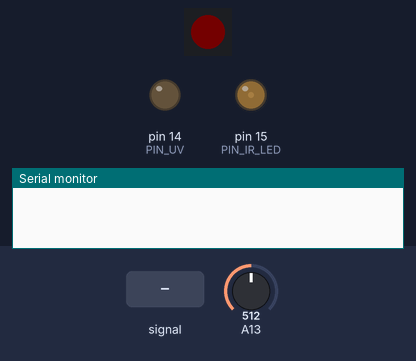
Bench run of a sketch on a simulated Arduino Mega 2560, built with avr-gcc and run on an emulated ATmega2560. Shown: 1 RGB LEDs in strip order, left to right, output pins drawn as LEDs (lit = HIGH), the last lines printed to the serial monitor. The test bench sets the inputs (shaded band); at power-on: A13 = 512. Dim RGB values are drawn brighter than linear.

Above: at 1.2 s.
1.3 s: A13 fed a 1000 Hz sine of ±255 counts around its level
At 4.12 s:
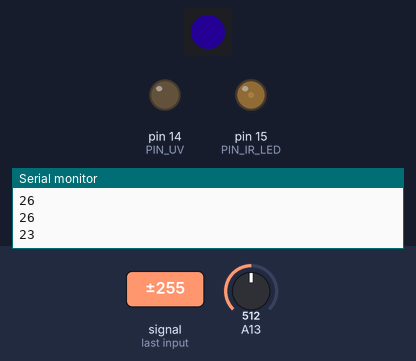
4.3 s: A13 set to 716
Timing chart, 0 to 13.3 s (numbered marks = the images above; inputs shaded):
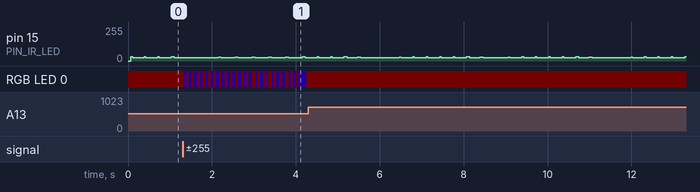

The sketch:

IR_test.ino
```cpp
//Valkor 2026-6-14

#include <Adafruit_NeoPixel.h>
Adafruit_NeoPixel strip(1, 25, NEO_GRB + NEO_KHZ800);

#define PIN_IR_LED      15
#define PIN_IR_SENSE    29
#define PIN_UV          14
#define IR_SAMPLES      10

const int threshold = 10;

void setup() {
    Serial.begin(115200);
    pinMode(PIN_IR_LED, OUTPUT);

    strip.begin();
    strip.clear();
    strip.show();

}//setup

int read_reflection() {
    int ambient = 0;
    int illuminated = 0;

    // read ambient light
    digitalWrite(PIN_IR_LED, LOW);
    delayMicroseconds(200);

    for (int i = 0; i < IR_SAMPLES; i++) {
        ambient += analogRead(PIN_IR_SENSE);
    }

    // read reflected IR
    digitalWrite(PIN_IR_LED, HIGH);
    delayMicroseconds(200);

    for (int i = 0; i < IR_SAMPLES; i++) {
        illuminated += analogRead(PIN_IR_SENSE);
    }

    digitalWrite(PIN_IR_LED, LOW);

    ambient /= IR_SAMPLES;
    illuminated /= IR_SAMPLES;

    return illuminated - ambient;
}

void loop() {
    int reflection = read_reflection();

    if (reflection > threshold/2) {
      Serial.println(reflection);
    }
    if (reflection > threshold) {
        analogWrite(PIN_UV, 25);
        strip.setPixelColor(0, 5, 0, 20);
    } else {
        analogWrite(PIN_UV, 0);
        strip.setPixelColor(0, 1, 0, 0);
    }
    strip.show();

    delay(10);
}//loop
```

Measured:
- after the input at 1.3 s, RGB LED 0: goes 21 × (RGB(5, 0, 20) 0.06 s, RGB(1, 0, 0) 0.05 s), RGB(5, 0, 20) 0.21 s, then RGB(1, 0, 0), starting at once
